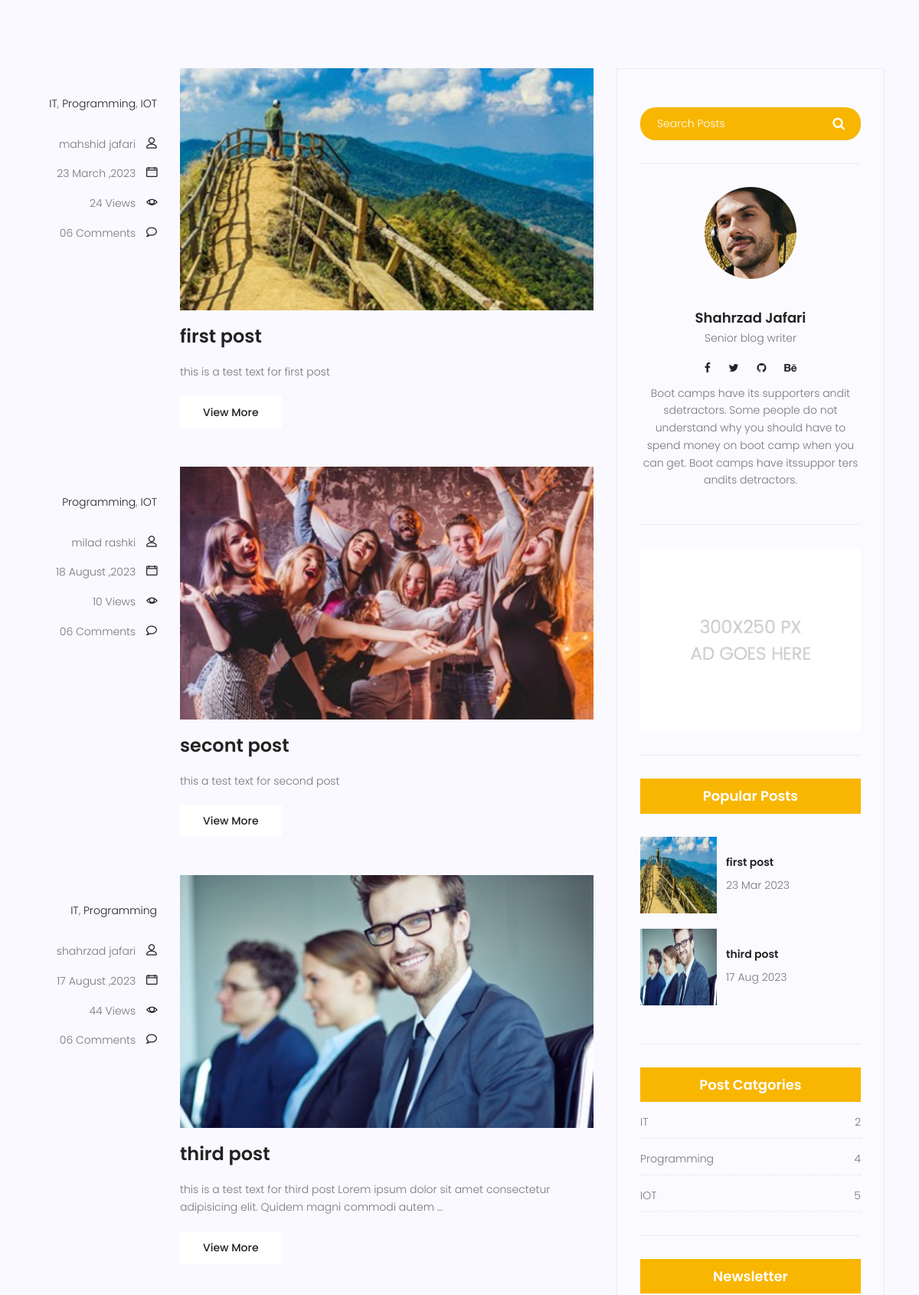
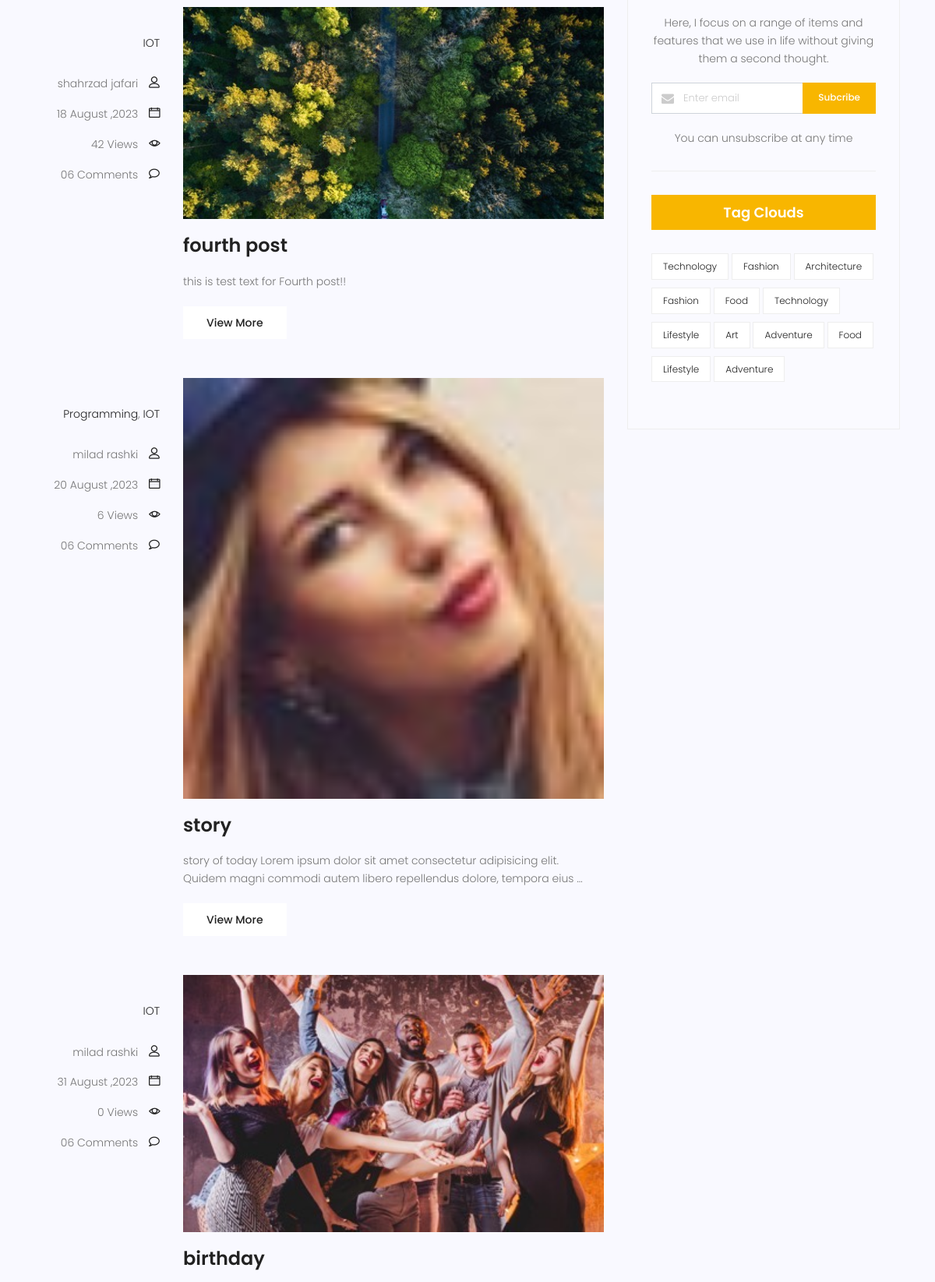
/blog/ (middle part), run on an earlier commit of the app's database (2 pictures, top to bottom).
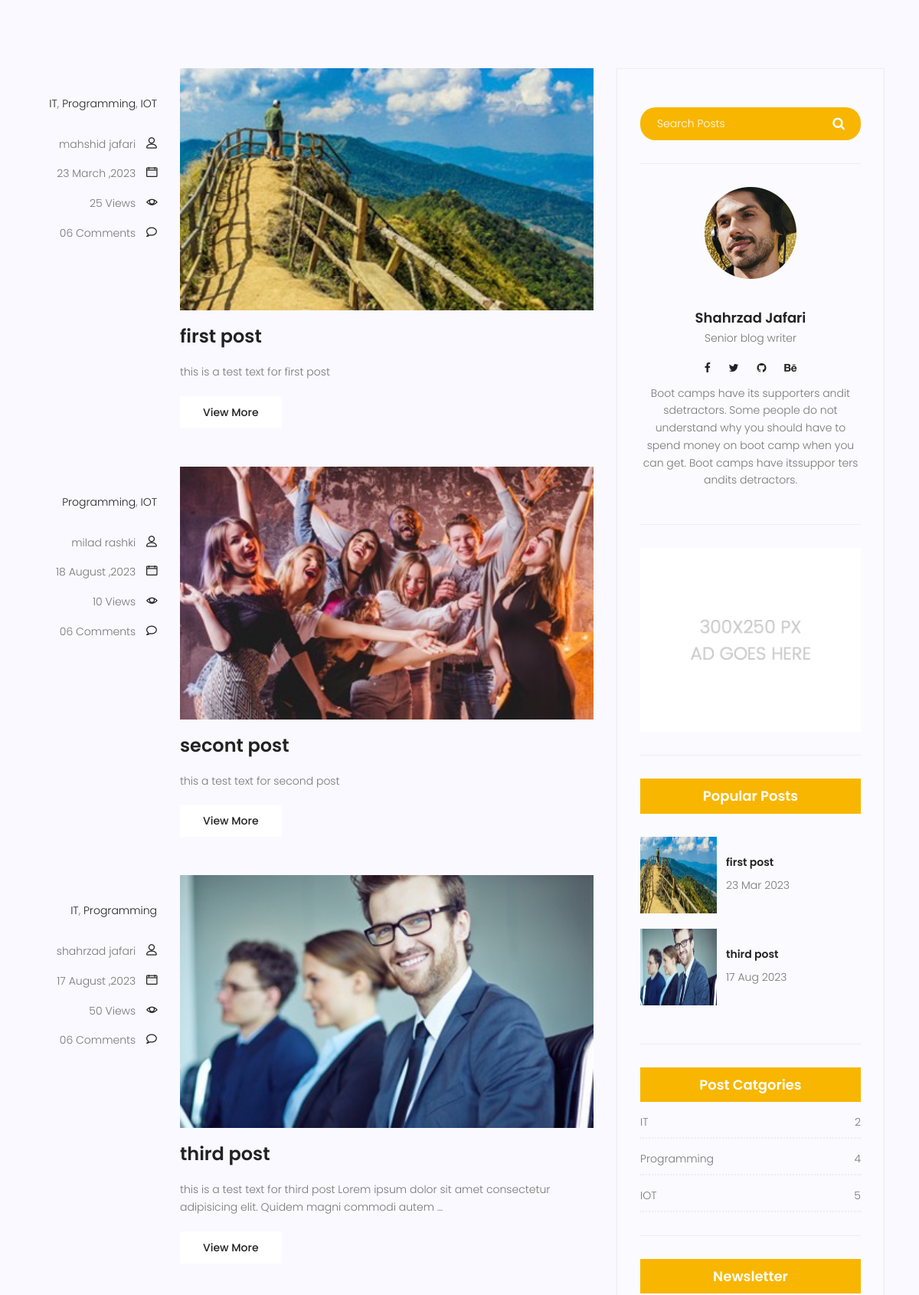
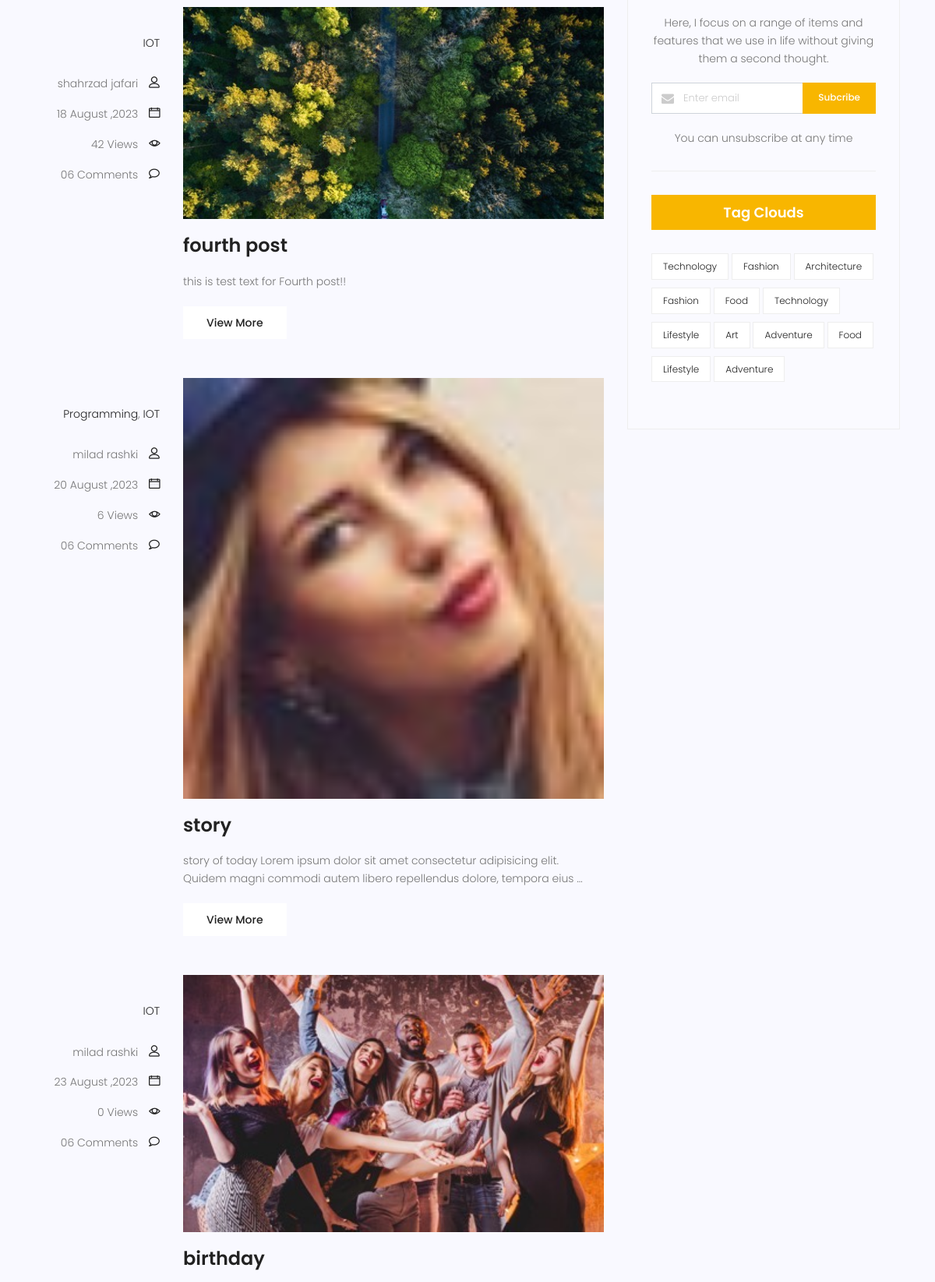
And on a later commit of the database (2 pictures, top to bottom).
### blog/models.py (models this page shows, shortened)
class Category(models.Model):
    name = models.CharField(max_length=255)
    def __str__(self):
        return self.name

class Post(models.Model):
    title = models.CharField(max_length=255)
    content = models.TextField()
    image = models.ImageField(upload_to='blog/', default='blog/default.jpg')
    category = models.ManyToManyField(Category)
    author = models.ForeignKey(User, on_delete=models.SET_NULL, null=True)
    counted_view = models.IntegerField(default=0)
    status = models.BooleanField(default=False)
    published_date = models.DateTimeField(null=True)
    created_date = models.DateTimeField(auto_now_add=True)
    updated_date = models.DateTimeField(auto_now=True)
    class Meta:
        ordering = ['created_date']

### blog/views.py (the view)
# urls.py: urlpatterns = [path('', blog_view, name='index'),
def blog_view(request):
    posts = Post.objects.filter(status=1, published_date__lte=timezone.now())
    context = {'posts': posts}
    return render(request, 'blog/blog-home.html', context)

### blog/templatetags/blog_tags.py (called while the page is built)
@register.inclusion_tag('blog/blog-poppost.html')
def latest_post(arg=3):
    posts = Post.objects.filter(status=1).order_by('published_date')[:arg]
    return {'posts': posts}

@register.inclusion_tag('blog/blog-post-categories.html')
def post_categories():
    posts = Post.objects.filter(status=1)
    categories = Category.objects.all()
    cat_dict = {}
    for name in categories:
        cat_dict[name] = posts.filter(category=name).count()
    return {'categories': cat_dict}

### templates/blog/blog-home.html (shortened to what this page needs)
{% extends 'base.html' %} {%load static%} {%load blog_tags%} {% block content %}
<section class="top-category-widget-area pt-90 pb-90">
</section>
<section class="post-content-area">
  <div class="container">
    <div class="row">
      <div class="col-lg-8 posts-list">
        {% for post in posts %}
        <div class="single-post row">
          <div class="col-lg-3 col-md-3 meta-details">
            <ul class="tags">
              {% for cat in post.category.all %}
              <li>
                <a href="#">{{ cat.name }}</a>{%if not forloop.last%},{%endif%}
              </li>
              {% endfor %}
            </ul>
            <div class="user-details row">
              <p class="user-name col-lg-12 col-md-12 col-6">
                <a href="#">{{ post.author.get_full_name }}</a>
                <span class="lnr lnr-user"></span>
              </p>
              <p class="date col-lg-12 col-md-12 col-6">
                <a href="#">{{post.published_date|date:"d F ,Y"}}</a>
                <span class="lnr lnr-calendar-full"></span>
              </p>
              <p class="view col-lg-12 col-md-12 col-6">
                <a href="#">{{post.counted_view}} Views</a>
                <span class="lnr lnr-eye"></span>
              </p>
              <p class="comments col-lg-12 col-md-12 col-6">
                <a href="#">06 Comments</a> <span class="lnr lnr-bubble"></span>
              </p>
            </div>
          </div>
          <div class="col-lg-9 col-md-9">
            <div class="feature-img">
              <img class="img-fluid" src="{{ post.image.url }}" alt="" />
            </div>
            <a class="posts-title" href="{% url 'blog:single' pid=post.id %}"
              ><h3>{{post.title}}</h3></a
            >
            <p class="excert">{{ post.content|truncatewords:20 }}</p>
            <a href="{% url 'blog:single' pid=post.id %}" class="primary-btn"
              >View More</a
            >
          </div>
        </div>
        {% endfor%}
      </div>
      <div class="col-lg-4 sidebar-widgets">
        <div class="widget-wrap">
          <div class="single-sidebar-widget search-widget">
            <form class="search-form" action="#">
              <input
                placeholder="Search Posts"
                name="search"
                type="text"
                onfocus="this.placeholder = ''"
                onblur="this.placeholder = 'Search Posts'"
              />
              <button type="submit"><i class="fa fa-search"></i></button>
            </form>
          </div>
          {% include 'blog/blog-writer.html' %} {%include 'blog/blog-ads.html'%}
          {% latest_post 2 %} {% post_categories %}
          <div class="single-sidebar-widget newsletter-widget">
            <h4 class="newsletter-title">Newsletter</h4>
            <p>
              Here, I focus on a range of items and features that we use in life
              without giving them a second thought.
            </p>
            <div class="form-group d-flex flex-row">
              <div class="col-autos">
                <div class="input-group">
                  <div class="input-group-prepend">
                    <div class="input-group-text">
                      <i class="fa fa-envelope" aria-hidden="true"></i>
                    </div>
                  </div>
                  <input
                    type="text"
                    class="form-control"
                    id="inlineFormInputGroup"
                    placeholder="Enter email"
                    onfocus="this.placeholder = ''"
                    onblur="this.placeholder = 'Enter email'"
                  />
                </div>
              </div>
              <a href="#" class="bbtns">Subcribe</a>
            </div>
            <p class="text-bottom">You can unsubscribe at any time</p>
          </div>
          {% include 'blog/blog-tags.html' %}
        </div>
      </div>
    </div>
  </div>
</section>
{% endblock%}

### templates/base.html (shortened to what this page needs)
{% load static %}
<!DOCTYPE html>
<html lang="zxx" class="no-js">
  <head>
    <link rel="stylesheet" href="{% static 'css/linearicons.css' %}" />
    <link rel="stylesheet" href="{% static 'css/font-awesome.min.css' %}" />
    <link rel="stylesheet" href="{% static 'css/bootstrap.css' %}" />
    <link rel="stylesheet" href="{% static 'css/magnific-popup.css' %}" />
    <link rel="stylesheet" href="{% static 'css/jquery-ui.css' %}" />
    <link rel="stylesheet" href="{% static 'css/nice-select.css' %}" />
    <link rel="stylesheet" href="{% static 'css/animate.min.css' %}" />
    <link rel="stylesheet" href="{% static 'css/owl.carousel.css' %}" />
    <link rel="stylesheet" href="{% static 'css/main.css' %}" />
  </head>
  <body>
    {% block content %} {% endblock%}
  </body>
</html>

### templates/blog/blog-writer.html
{% load static %}
<div class="single-sidebar-widget user-info-widget">
  <img src="{% static 'img/blog/user-info.png' %}" alt="" />
  <a href="#"><h4>Shahrzad Jafari</h4></a>
  <p>Senior blog writer</p>
  <ul class="social-links">
    <li>
      <a href="#"><i class="fa fa-facebook"></i></a>
    </li>
    <li>
      <a href="#"><i class="fa fa-twitter"></i></a>
    </li>
    <li>
      <a href="#"><i class="fa fa-github"></i></a>
    </li>
    <li>
      <a href="#"><i class="fa fa-behance"></i></a>
    </li>
  </ul>
  <p>
    Boot camps have its supporters andit sdetractors. Some people do not
    understand why you should have to spend money on boot camp when you can get.
    Boot camps have itssuppor ters andits detractors.
  </p>
</div>

### templates/blog/blog-ads.html
{% load static %}
<div class="single-sidebar-widget ads-widget">
  <a href="#"
    ><img class="img-fluid" src="{% static 'img/blog/ads-banner.jpg' %}" alt=""
  /></a>
</div>

### templates/blog/blog-poppost.html
{% load static %}
<div class="single-sidebar-widget popular-post-widget">
  <h4 class="popular-title">Popular Posts</h4>
  <div class="popular-post-list">
    {% for post in posts %}
    <div class="single-post-list d-flex flex-row align-items-center">
      <div class="thumb">
        <img class="img-fluid" src="{{post.image.url}}" alt="" />
      </div>
      <div class="details">
        <a href="{% url 'blog:single' pid=post.id %}"
          ><h6>{{post.title}}</h6></a
        >
        <p>{{post.published_date|date:'d M Y'}}</p>
      </div>
    </div>
    {% endfor %}
  </div>
</div>

### templates/blog/blog-post-categories.html
<div class="single-sidebar-widget post-category-widget">
  <h4 class="category-title">Post Catgories</h4>
  <ul class="cat-list">
    {% for name,count in categories.items %}
    <li>
      <a href="#" class="d-flex justify-content-between">
        <p>{{name}}</p>
        <p>{{count}}</p>
      </a>
    </li>
    {% endfor %}
  </ul>
</div>

### templates/blog/blog-tags.html
<div class="single-sidebar-widget tag-cloud-widget">
  <h4 class="tagcloud-title">Tag Clouds</h4>
  <ul>
    <li><a href="#">Technology</a></li>
    <li><a href="#">Fashion</a></li>
    <li><a href="#">Architecture</a></li>
    <li><a href="#">Fashion</a></li>
    <li><a href="#">Food</a></li>
    <li><a href="#">Technology</a></li>
    <li><a href="#">Lifestyle</a></li>
    <li><a href="#">Art</a></li>
    <li><a href="#">Adventure</a></li>
    <li><a href="#">Food</a></li>
    <li><a href="#">Lifestyle</a></li>
    <li><a href="#">Adventure</a></li>
  </ul>
</div>

What changed in the data, as far as the page shows it:
changed Post "first post": counted_view "24" → "25"
changed Post "third post": counted_view "44" → "50"
changed Post "birthday": published_date "31 August ,2023" → "23 August ,2023"
